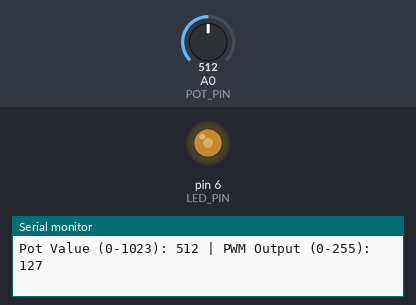
Simulated run of this sketch. Board: Arduino Uno, built with avr-gcc and run on an emulated ATmega328P. Parts: output pins drawn as LEDs (lit = HIGH), the last lines printed to the serial monitor. The test bench sets the inputs (shaded band); at power-on: A0 (POT_PIN) = 512.

Above: at 1.2 s.
1.3 s: A0 (POT_PIN) set to 408
At 1.8 s:
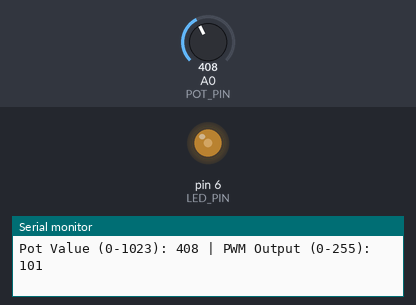
4.3 s: A0 (POT_PIN) set to 383
At 4.9 s:
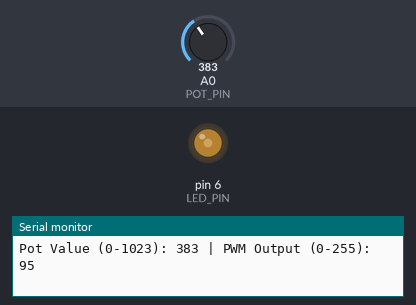
7.3 s: A0 (POT_PIN) set to 716
At 8.3 s:
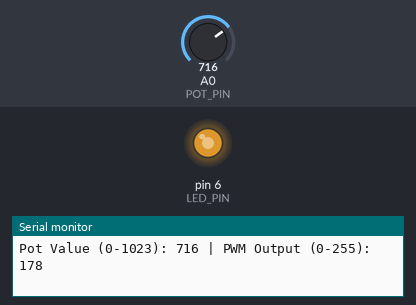
8.8 s: A0 (POT_PIN) set to 988
At 9.6 s:
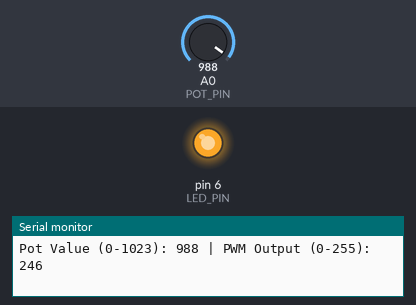
10.3 s: A0 (POT_PIN) set to 1007
At 11.4 s:
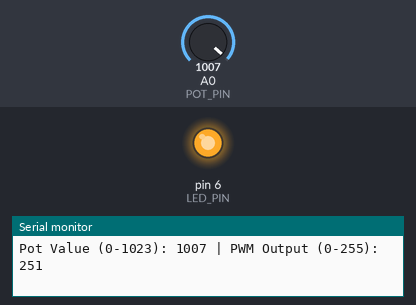
13.3 s: A0 (POT_PIN) set to 122
At 14.0 s:
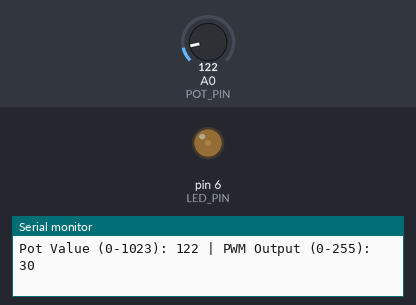
Timing chart, 0 to 15.8 s (numbered marks = the images above; inputs shaded):
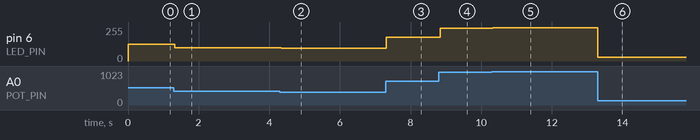

The sketch:

PWM_Variable_Control.ino.ino
```cpp
const int POT_PIN = A0;
const int LED_PIN = 6;

void setup() {
  pinMode(LED_PIN, OUTPUT);
  Serial.begin(9600);
}

void loop() {

  int potValue = analogRead(POT_PIN);
  int pwmValue = map(potValue, 0, 1023, 0, 255);
  pwmValue = constrain(pwmValue, 0, 255);
  analogWrite(LED_PIN, pwmValue);

  Serial.print("Pot Value (0-1023): ");
  Serial.print(potValue);
  Serial.print(" | PWM Output (0-255): ");
  Serial.println(pwmValue);

  delay(10);
}
```

Measured:
- after the input at 1.3 s, pin 6 (LED_PIN): 127/255 → 101/255 at once
- after the input at 4.3 s, pin 6 (LED_PIN): 101/255 → 95/255 after 0.05 s
- after the input at 7.3 s, pin 6 (LED_PIN): 95/255 → 178/255 at once
- after the input at 8.8 s, pin 6 (LED_PIN): 178/255 → 246/255 after 0.05 s
- after the input at 10.3 s, pin 6 (LED_PIN): 246/255 → 251/255 at once
- after the input at 13.3 s, pin 6 (LED_PIN): 251/255 → 30/255 at once
